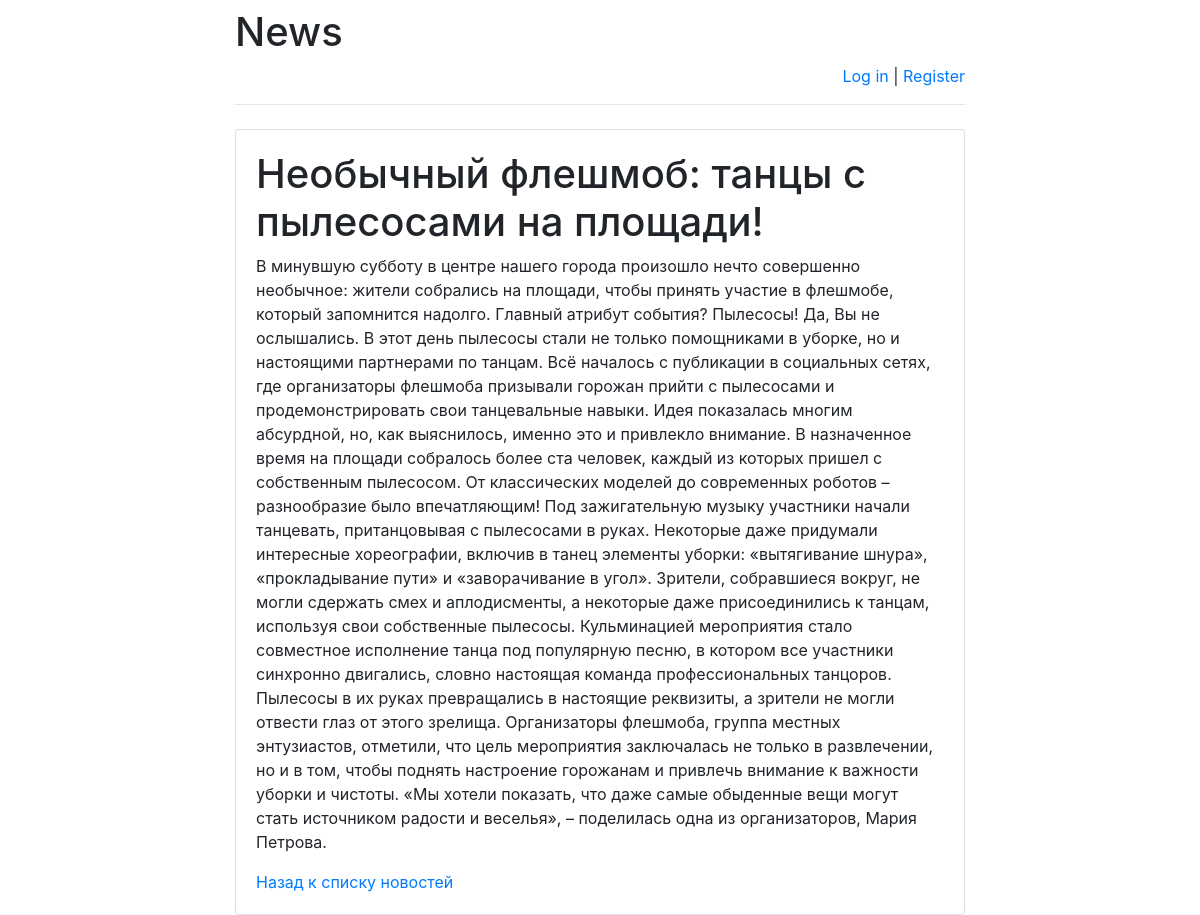
The page /news/1/ on the database its author committed.
### news/models.py (models this page shows, shortened)
class News(models.Model):
    title = models.CharField(max_length=255)
    content = models.TextField()
    pub_date = models.DateTimeField(auto_now_add=True)

### news/views.py (the view)
# urls.py: path('<int:news_id>/', views.news_detail, name='news_detail'),
def news_detail(request, news_id):
    news_item = get_object_or_404(News, id=news_id)
    return render(request, 'news/news_detail.html', {'news_item': news_item})

### news/templates/news/news_detail.html
{% extends 'base.html' %}
{% block main %}
    <h1>{{ news_item.title }}</h1>
    <p>{{ news_item.content }}</p>
    <a href="{% url 'news_list' %}">Назад к списку новостей</a>
{% endblock %}

### rows shown on the page
News: title "Необычный флешмоб: танцы с пылесосами на площади!", content "В минувшую субботу в центре нашего города произошло нечто совершенно необычное: жители собрались на площади, чтобы принять участие в флешмобе, который запомнится надолго. Главный атрибут события? Пылесосы! Да, Вы не ослышались. В этот день пылесосы стали не только помощниками в уборке, но и настоящими партнерами по танцам. Всё началось с публикации в социальных сетях, где организаторы флешмоба призывали горожан прийти с пылесосами и продемонстрировать свои танцевальные навыки. Идея показалась многим абсурдной, но, как выяснилось, именно это и привлекло внимание. В назначенное время на площади собралось более ста человек, каждый из которых пришел с собственным пылесосом. От классических…"
